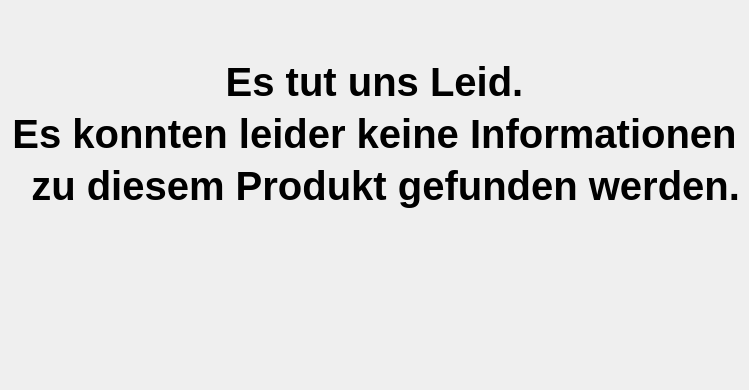
     <widget class="QWidget" name="page_3">
      <property name="font">
       <font>
        <pointsize>30</pointsize>
       </font>
      </property>
      <property name="layoutDirection">
       <enum>Qt::LeftToRight</enum>
      </property>
      <layout class="QVBoxLayout" name="verticalLayout_2">
       <property name="leftMargin">
        <number>9</number>
       </property>
       <property name="topMargin">
        <number>9</number>
       </property>
       <property name="rightMargin">
        <number>9</number>
       </property>
       <property name="bottomMargin">
        <number>9</number>
       </property>
       <item>
        <spacer name="verticalSpacer_3">
         <property name="orientation">
          <enum>Qt::Vertical</enum>
         </property>
         <property name="sizeType">
          <enum>QSizePolicy::Fixed</enum>
         </property>
         <property name="sizeHint" stdset="0">
          <size>
           <width>20</width>
           <height>50</height>
          </size>
         </property>
        </spacer>
       </item>
       <item>
        <widget class="QLabel" name="label_7">
         <property name="font">
          <font>
           <pointsize>30</pointsize>
           <bold>true</bold>
          </font>
         </property>
         <property name="text">
          <string>Es tut uns Leid.</string>
         </property>
         <property name="alignment">
          <set>Qt::AlignCenter</set>
         </property>
        </widget>
       </item>
       <item>
        <widget class="QLabel" name="label_8">
         <property name="font">
          <font>
           <pointsize>30</pointsize>
           <bold>true</bold>
          </font>
         </property>
         <property name="layoutDirection">
          <enum>Qt::LeftToRight</enum>
         </property>
         <property name="text">
          <string>Es konnten leider keine Informationen</string>
         </property>
         <property name="alignment">
          <set>Qt::AlignCenter</set>
         </property>
        </widget>
       </item>
       <item>
        <widget class="QLabel" name="label_11">
         <property name="font">
          <font>
           <pointsize>30</pointsize>
           <bold>true</bold>
          </font>
         </property>
         <property name="text">
          <string>  zu diesem Produkt gefunden werden.</string>
         </property>
         <property name="alignment">
          <set>Qt::AlignCenter</set>
         </property>
        </widget>
       </item>
       <item>
        <spacer name="verticalSpacer_7">
         <property name="orientation">
          <enum>Qt::Vertical</enum>
         </property>
         <property name="sizeHint" stdset="0">
          <size>
           <width>20</width>
           <height>40</height>
          </size>
         </property>
        </spacer>
       </item>
       <item>
        <layout class="QHBoxLayout" name="horizontalLayout">
         <item>
          <spacer name="horizontalSpacer_2">
           <property name="orientation">
            <enum>Qt::Horizontal</enum>
           </property>
           <property name="sizeHint" stdset="0">
            <size>
             <width>40</width>
             <height>20</height>
            </size>
           </property>
          </spacer>
         </item>
         <item>
          <widget class="QLabel" name="frame">
           <property name="text">
            <string/>
           </property>
          </widget>
         </item>
         <item>
          <spacer name="horizontalSpacer_3">
           <property name="orientation">
            <enum>Qt::Horizontal</enum>
           </property>
           <property name="sizeHint" stdset="0">
            <size>
             <width>40</width>
             <height>20</height>
            </size>
           </property>
          </spacer>
         </item>
        </layout>
       </item>
       <item>
        <spacer name="verticalSpacer_6">
         <property name="orientation">
          <enum>Qt::Vertical</enum>
         </property>
         <property name="sizeHint" stdset="0">
          <size>
           <width>20</width>
           <height>40</height>
          </size>
         </property>
        </spacer>
       </item>
       <item>
        <spacer name="verticalSpacer_4">
         <property name="orientation">
          <enum>Qt::Vertical</enum>
         </property>
         <property name="sizeHint" stdset="0">
          <size>
           <width>20</width>
           <height>40</height>
          </size>
         </property>
        </spacer>
       </item>
      </layout>
     </widget>
